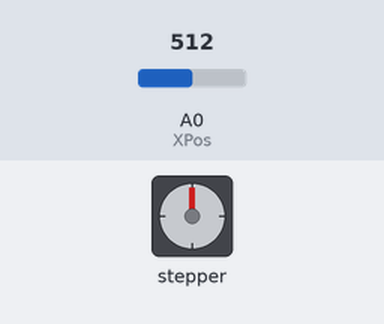
Recording of a sketch running on a simulated Arduino Uno, built with avr-gcc and run on an emulated ATmega328P. On the bench: stepper motor. Inputs (shaded band) come from the test bench; at power-on: A0 (XPos) = 512. Stepper angles assume 4096 steps per turn.

Above: at 1.2 s.
1.3 s: A0 (XPos) set to 716
At 1.8 s:
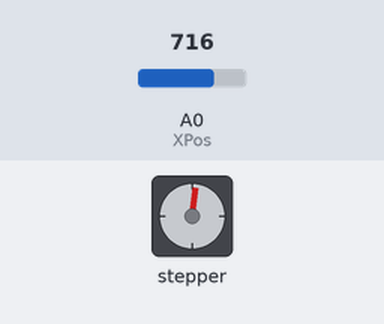
4.3 s: A0 (XPos) set to 900
At 4.75 s:
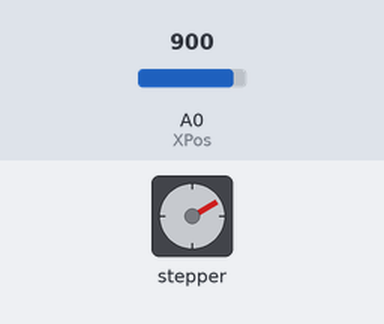
7.3 s: A0 (XPos) set to 1010
At 7.46 s:
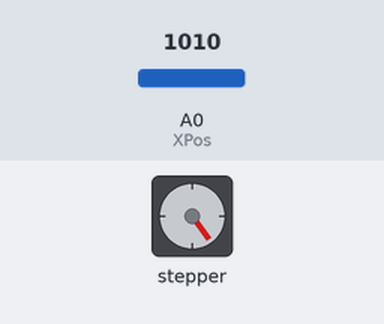
Timing chart, 0 to 19.3 s (numbered marks = the images above; inputs shaded):
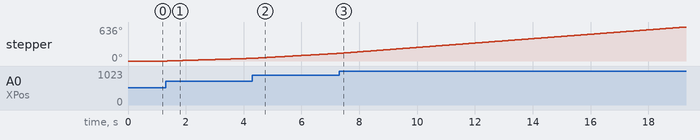

The sketch:

Stepper_Control.ino
```cpp
/*  Matthew Cox
 *  11/22/17
 *  Description: Basic progrm to control a stepper motor with a joystick
 *  Takes running average of joystick position to smooth control.
 *
 *  Target Device: ATMega328p (Arduino Uno)
 *
 */


#include <AccelStepper.h>
#define HALFSTEP 8
#define motorPin1 3
#define motorPin2 4
#define motorPin3 5
#define motorPin4 6

AccelStepper stepper1(HALFSTEP, motorPin1, motorPin3, motorPin2, motorPin4);

int XPos = 0;

const int arraySize = 10;
int AverageArray[arraySize] = { 0 };
int average;

void setup() {
  stepper1.setMaxSpeed(1000.0);
  stepper1.setAcceleration(200.0);
}

int AnalogPinAverage(int *values, int sizeOfArray, int analogPin){
  int index,total = 0;
  for (int index = 0; index <= sizeOfArray; index++){
    values[index] = analogRead(analogPin);
    total += values[index];
    index++;
  }
  int average = total / sizeOfArray;
  return average;
}

void loop() {
  // average = AnalogPinAverage(AverageArray, arraySize, XPos);
  int stepSpeed = map(analogRead(XPos), 0, 1023, -500, 500);
  stepper1.setSpeed(stepSpeed);
  stepper1.run();
}
```

Measured:
- after the input at 1.3 s, stepper: keeps turning clockwise at about 17°/s, starting after 0.06 s
